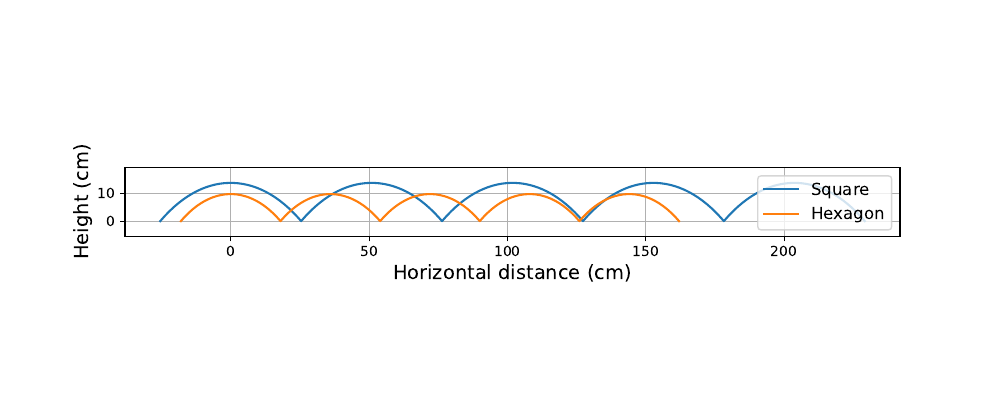

The Python source for this figure:
import numpy as np
import matplotlib.pyplot as plt


R = 36  # radius from axle to square corner (cm)

# the side length
s = R * np.sqrt(2)

# the radius from axle to mid-side
r = s / 2

# Build one inverted catenary arch
x_single = np.linspace(-s/2, s/2, 400)

# Standard catenary
y_catenary = r * np.cosh(x_single / r)

# Height at endpoints
y_end = r * np.cosh((s/2) / r)

# Inverted arch so endpoints touch y=0
y_inverted = y_end - y_catenary

# Repeat arches periodically
num_periods = 4
x_full = []
y_full = []

for k in range(0, num_periods + 1):
    x_shifted = x_single + k * s
    x_full.append(x_shifted)
    y_full.append(y_inverted)

x_full = np.concatenate(x_full)
y_full = np.concatenate(y_full)

R = 36  # radius from axle to vertex (cm)
n = 6   # hexagon

# Side length of regular hexagon
s = 2 * R * np.sin(np.pi / n)

# Catenary parameter
a = s / 2

# Build one inverted catenary arch
x_single = np.linspace(-s/2, s/2, 400)

# Standard catenary
y_catenary = a * np.cosh(x_single / a)

# Height at endpoints
y_end = a * np.cosh((s/2) / a)

# Inverted arch so endpoints touch y=0
y_inverted = y_end - y_catenary

# Repeat arches periodically
num_periods = 4
x_full_hex = []
y_full_hex = []

for k in range(0, num_periods + 1):
    x_shifted = x_single + k * s
    x_full_hex.append(x_shifted)
    y_full_hex.append(y_inverted)

x_full_hex = np.concatenate(x_full_hex)
y_full_hex = np.concatenate(y_full_hex)

plt.figure(figsize=(10, 4))
plt.plot(x_full, y_full, label='Square')
plt.plot(x_full_hex, y_full_hex, label='Hexagon')
plt.xlabel("Horizontal distance (cm)", fontsize=14)
plt.ylabel("Height (cm)", fontsize=14)
plt.gca().set_aspect('equal', adjustable='box')
plt.margins(y=0.4)
plt.grid(True)
plt.legend(fontsize=12)
plt.savefig('square_vs_hexagon.pdf')
plt.show()
